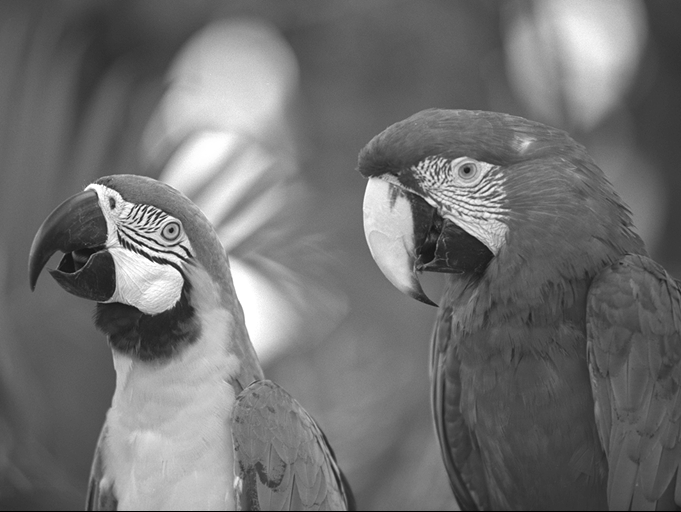
#> input picture lab2/lab1_gray.png, 681 x 512 px
$ python zad6.py
#> lines starting #> are read from the running program, lines starting #| are printed output that depends on the picture; after the words box and inside, x2 and y2 are one past the last pixel; in counts of white or black regions, pixels touching at a corner belong together
import matplotlib.pyplot as plt
import numpy as np
from PIL import Image

img = np.array(Image.open('lab1_gray.png')).astype(np.uint8)
#> img is the input picture: shape (512, 681); min 0, max 255, mean 112.9
plt.figure('Zadanie 6')

plt.subplot(1, 2, 1)
plt.title('Obraz oryginalny')
plt.imshow(img, cmap = 'gray')

plt.subplot(1, 2, 2)
img2 = np.copy(img)
x, y = np.array(img2).shape
#> x = 512; y = 681
plt.title('Po zamianie wartości')
im = np.copy(img2)

im[im > 192] = 255
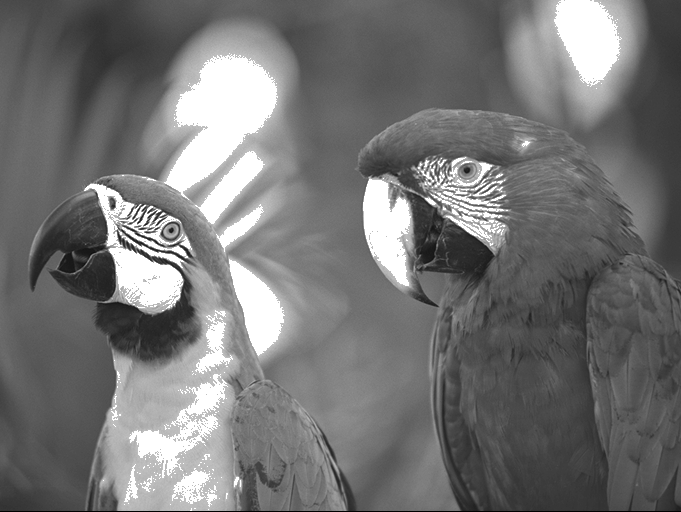
#> im: shape (512, 681); 8.81% of pixels changed, all inside (x1, y1, x2, y2) = (84, 0, 622, 511)

for i in range(x):
    for j in range(y):
        if im[i, j] < 64:
            im[i, j] = 0
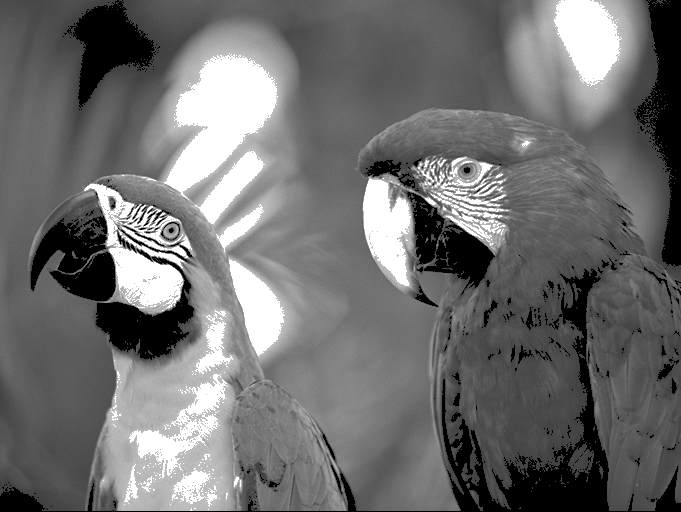
#> im: shape (512, 681); 10.26% of pixels changed, all inside (x1, y1, x2, y2) = (0, 0, 681, 511)

plt.imshow(im, cmap = 'gray')

plt.show()
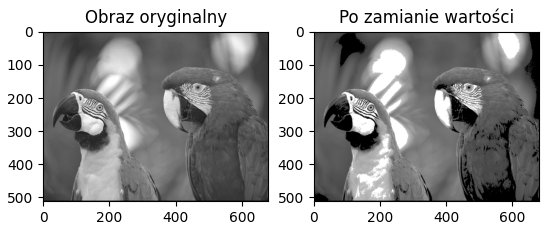
#> figure drawn by matplotlib, 2 panels
